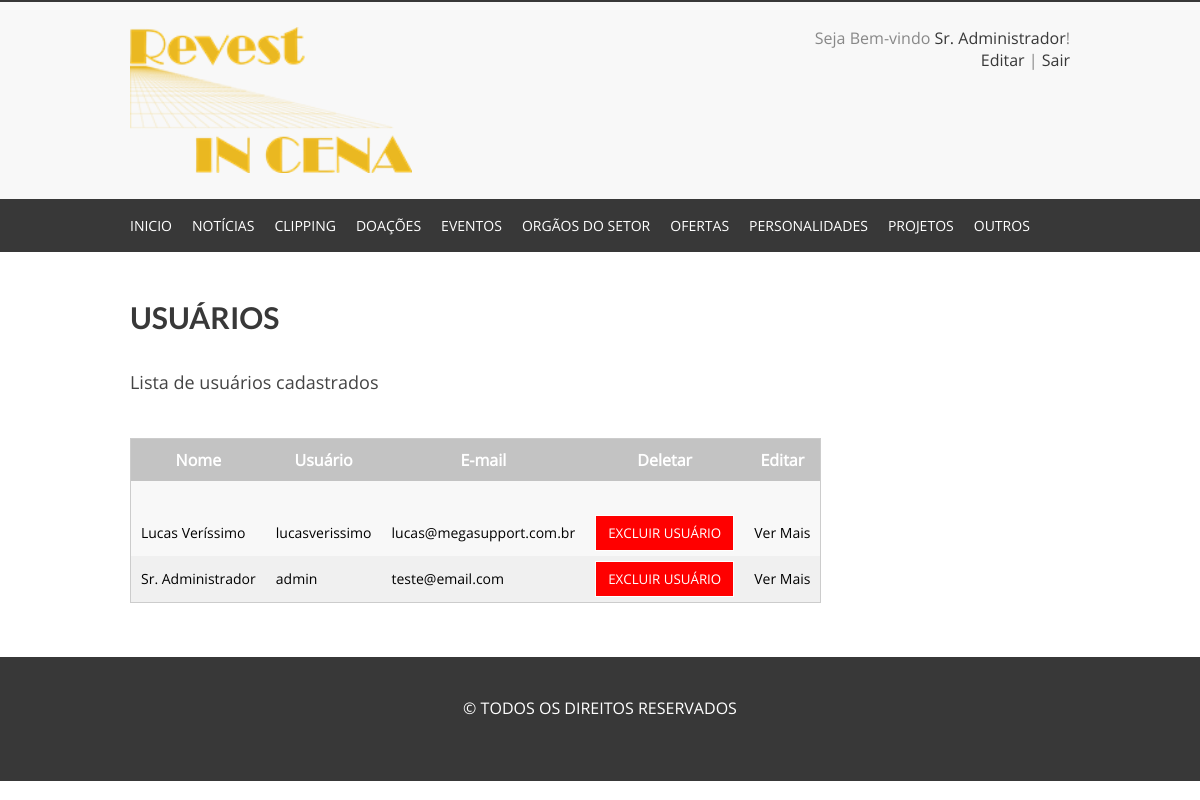
Page /cms/config.php?action=list&m=2 (signed in) on the committed database.
### tables this page shows
CREATE TABLE IF NOT EXISTS `usuarios` (
  `id_us` int(11) NOT NULL AUTO_INCREMENT,
  `nome_us` varchar(60) NOT NULL,
  `usuario_us` varchar(32) NOT NULL,
  `email_us` varchar(80) NOT NULL,
  `senha_us` char(40) NOT NULL,
  PRIMARY KEY (`id_us`)
);

### cms/php/class/usuario.class.php (called while the page is built, shortened)
<?php
	class Usuario
	{
		function CarregarDados($conn, $id){
			$select = mysqli_query($conn, "SELECT * FROM usuarios WHERE id_us=$id");
			if(mysqli_num_rows($select)==1){
				$dados = mysqli_fetch_assoc($select);
				$this->nome = $dados['nome_us'];
			}else{
				return false;
			}
		}
	}
?>

### cms/includes/lista-usuarios.php (the view, shortened to what this page needs)
<section class="Centro CentroConteudo">
	<br/>
	<h1 class="TituloPagina">Usuários</h1>
	<div class="CadCat">
		<h2>Lista de usuários cadastrados</h2>
		<br/>
		<br/>
		<table class="TabelaDeListas">
			<tr>
				<th>Nome</th>
				<th>Usuário</th>
				<th>E-mail</th>
				<th>Deletar</th>
				<th>Editar</th>
			</tr>
			<tr class="LinhatableImpar">
				<td colspan="5">&nbsp;</td>
			</tr>
			<?php
				$selanun = mysqli_query($conn, "SELECT * FROM usuarios ORDER BY id_us DESC");
				if(mysqli_num_rows($selanun)>0){
					$i=1;
					while($dan = mysqli_fetch_assoc($selanun)){
						if($i%2==0){
							echo '<tr class="LinhatablePar">';
						}else{
							echo '<tr class="LinhatableImpar">';
						}
						echo '
							<td>'.$dan['nome_us'].'</td>
							<td>';
							if(strlen($dan['usuario_us'])>20){
								echo substr($dan['usuario_us'], 0, 20).'...';
							}else{
								echo $dan['usuario_us'];
							}
							echo'</td>
							<td>'.$dan['email_us'].'</td>
							<td>
								<form name="del" method="post" onsubmit="return confirm('."'".'Deseja mesmo fazer isto?'."'".');">
									<input type="hidden" name="id" value="'.$dan['id_us'].'" />
									<input type="submit" value="EXCLUIR USUÁRIO" name="Deluser" class="Campo Btn CadEmp AlterSn" style="background:#F00"/>
								</form>
							</td>
							<td><a href="config.php?m=3&codid='.$dan['id_us'].'">Ver Mais</a>
						</tr>
						';
						$i++;
					}
				}else{
					echo '
						<tr class="LinhatablePar">
							<th colspan="4">Nenhum dado retornado!</th>
						</tr>
					';
				}
			?>
		</table>
		<br/><br/>
	</div>
</section>

### cms/includes/topo.php (shortened to what this page needs)
<?php
	include_once('php/class/usuario.class.php');
	$Usuario = new Usuario;
	$Usuario->CarregarDados($conn, $_SESSION['id']);
?>
		<header>
			<section class="Centro">
				<a href="../index.php">
					<img src="../imagens/logo.png" alt="Logo" class="Logo"/>
				</a>
				<div class="TopoSair">
					Seja Bem-vindo <a href="config.php?m=3"><?php echo $Usuario->nome;?></a>!<br/>
					<a href="config.php?m=3">Editar</a> | <a href="php/sair.php">Sair</a>
				</div>
				<div class="esp"></div>
			</section>
		</header>
		<nav>
			<section class="Centro">
				<ul class="ListaMenu">
					<li>
						<a href="index.php">Inicio</a>
					</li>
					<li>
						<a href="#">Notícias</a>
					</li>
					<li>
						<a href="#">Clipping</a>
					</li>
                    <li>
						<a href="#">Doações</a>
					</li>
					<li>
						<a href="#">Eventos</a>
					</li>
					<li>
						<a href="#">Orgãos do Setor</a>
					</li>
					<li>
						<a href="#">Ofertas</a>
					</li>
					<li>
						<a href="#">Personalidades</a>
					</li>
					<li>
						<a href="#">Projetos</a>
					</li>
					<li>
						<a href="#">Outros</a>
					</li>
				</ul>
				<div class="esp"></div>
			</section>
		</nav>

### cms/css/style.css (style rules this page uses)
* { padding: 0; margin: 0; font-family: OpenSans; outline: none; }
.esp { width: 100%; height: 1px; clear: both; }
header { width: 100%; height: auto; padding: 25px 0; background: #f8f8f8; border-top: 2px solid #383838; }
.Centro { width: 940px; height: auto; margin: auto; position: relative; }
.Logo { width: 30%; float: left; height: auto; }
.TopoSair { width: 30%; height: auto; float: right; text-align: right; font-size: 16px; color: #888; }
.TopoSair a { font-size: 16px; color: #383838; text-decoration: none; }
nav { background: #383838; width: 100%; height: auto; padding: 15px 0; }
.ListaMenu { list-style: none; }
.ListaMenu li { float: left; margin-right: 20px; text-align: left; position: relative; }
.ListaMenu li a { font-size: 14px; text-transform: uppercase; color: #FFF; text-decoration: none; padding-top: 5px; border-top: 2px solid transparent; }
.CentroConteudo { min-height: 400px; }
.TituloPagina { font-family: LatoBold; font-weight: 100; color: #383838; text-transform: uppercase; padding: 25px 0; font-size: 30px; }
.Campo { padding: 7px 14px; border: 1px solid #ccc; outline: none; transition:0.5s; }
.Btn { padding: 8px 12px; text-transform: uppercase; color: #fff; background: #383838; border: 1px solid #fff; transition: 0.5s; cursor: pointer; }
.CadCat { padding: 10px 0; }
.CadCat h2 { color: #444; font-size: 18px; font-weight: 100; }
.TabelaDeListas { border-collapse: collapse; border: 1px solid #ccc; border-radius: 3px; }
.TabelaDeListas tr th { background: #c3c3c3; color: #FFF; padding: 10px 15px; }
.TabelaDeListas tr td { color: #000; padding: 5px 10px; font-size: 14px; }
.LinhatableImpar { background: #f8f8f8; }
.LinhatablePar { background: #f0f0f0; }
.TabelaDeListas tr td a { color: inherit; text-decoration: none; }

### rows in the picture
usuarios: nome_us "Sr. Administrador", usuario_us "admin", email_us "teste@email.com"
usuarios: nome_us "Lucas Veríssimo", usuario_us "lucasverissimo", email_us "lucas@megasupport.com.br"
